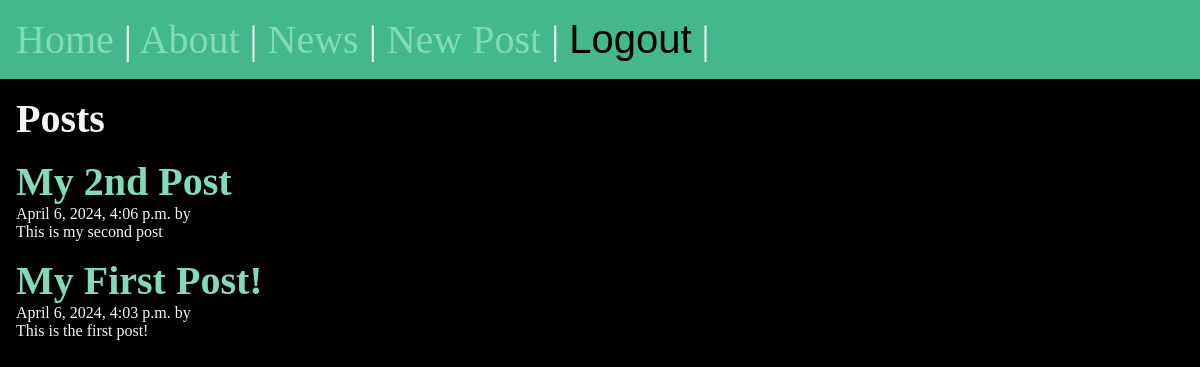
Page /posts/ (signed in) on the earlier database version.
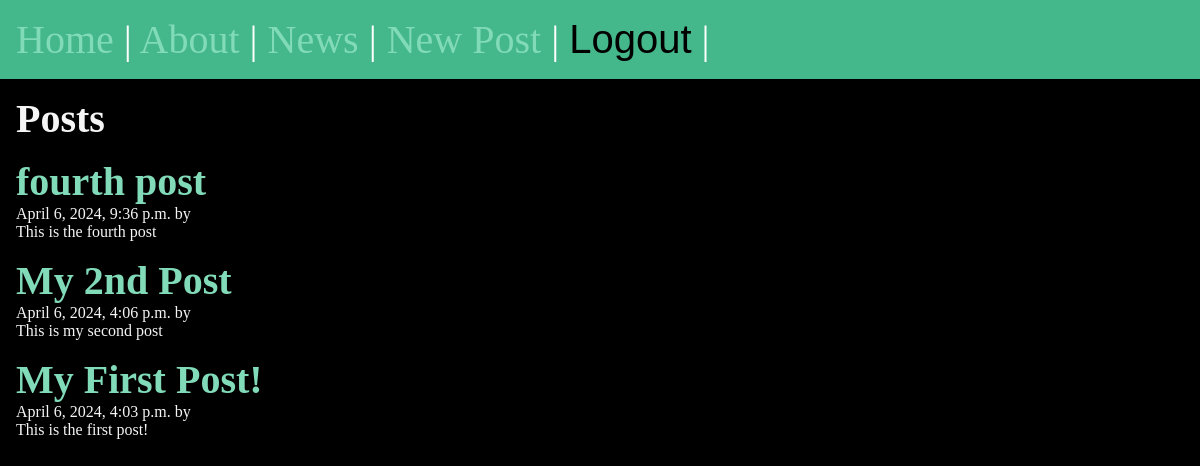
Same page on the later database version.
### posts/models.py (models this page shows, shortened)
class Post(models.Model):
    title = models.CharField(max_length=75)
    body = models.TextField()
    slug = models.SlugField()
    date = models.DateTimeField(auto_now_add=True)
    banner = models.ImageField(default='fallback.png',blank=True)
    author = models.ForeignKey(User, on_delete=models.CASCADE, default=None)

### posts/views.py (the view)
# urls.py: path('',views.posts_list, name="list"),
def posts_list(request):
    posts = Post.objects.all().order_by('-date')
    return render(request, 'posts/posts_list.html', {
        'posts': posts
    })

### posts/templates/posts/posts_list.html
{% extends 'layout.html' %} {% block title %} Posts {% endblock %}
{% block content %}
    <section>
        <h1>Posts</h1>
        {% for post in posts %}
        <article class="post">
            <h2>
                <a href="{% url 'posts:page' slug=post.slug %}">
                    {{ post.title }}
                </a>
            </h2>
            <p>{{ post.date }} by {{ post.author }} </p>
            <p>{{ post.body }}</p>
        </article>
        {% endfor %}
    </section>
{% endblock %}

Differences in the rows shown:
added Post: title "fourth post", date "April 6, 2024, 9:36 p.m.", body "This is the fourth post"
